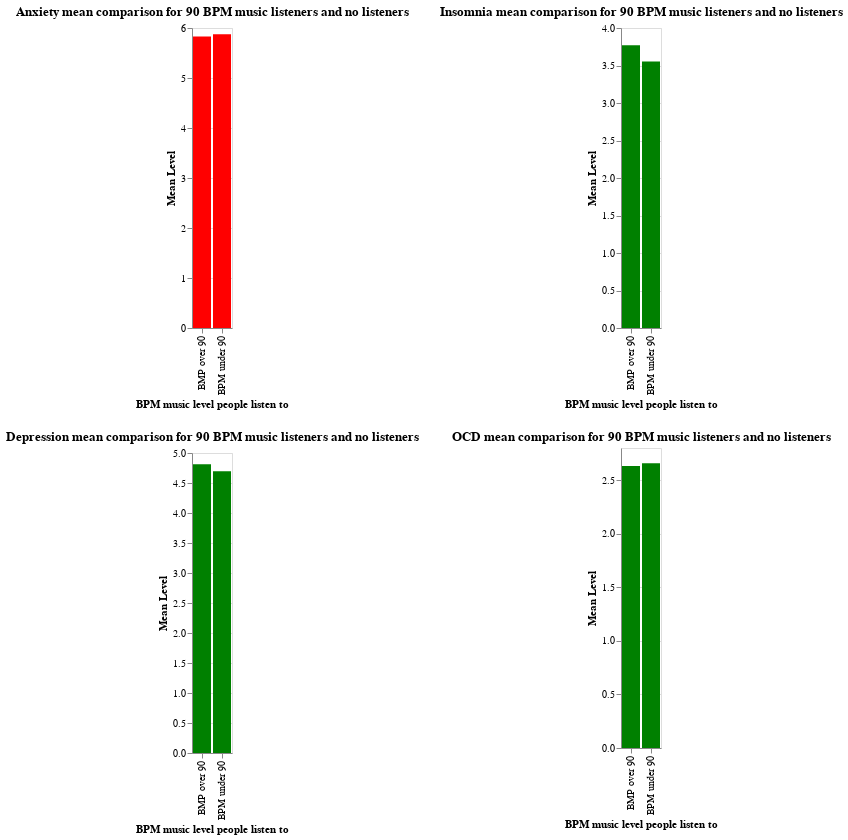

The cell this chart's notebook holds for it:
### Code cell
'''
From 1 to 10 on the allowed scale to rate pathologies levels, a
mean score over 5 is considered as a critical level. Regarding
the below chart, the anxiety mean is the only one above 
that limit for both cathegories (people listening to music over
90 BPM and under).

Red bars = Means over the limit of 5
Green bars = Means under the limit of 5

These results aims to the fact anxiety, depression, insomnia
and OCD are not related to the BPM of the music people listen 
to. Both variables has similar means in every pathology case
and are below the limit with exception of anxiety.
'''

# Bar chart to compare means of people listening to music above 90 BPM and under 90 BPM by anxiety pathology
meansAnxiety = calculateMeanPerListenersOverAndUnderNinetyBPM(dataset=dataset, pathologyName="Anxiety")

# Bar chart to compare means of people listening to music above 90 BPM and under 90 BPM by depression pathology
meansDepression = calculateMeanPerListenersOverAndUnderNinetyBPM(dataset=dataset, pathologyName="Depression")

# Bar chart to compare means of people listening to music above 90 BPM and under 90 BPM by insomnia pathology
meansInsomnia = calculateMeanPerListenersOverAndUnderNinetyBPM(dataset=dataset, pathologyName="Insomnia")

# Bar chart to compare means of people listening to music above 90 BPM and under 90 BPM by ocd pathology
meansOCD = calculateMeanPerListenersOverAndUnderNinetyBPM(dataset=dataset, pathologyName="OCD")

# Concatenate bar charts
meansAnxiety & meansDepression | meansInsomnia & meansOCD

### Figure 1 — Vega-Lite specification as saved in the notebook (floating-point values rounded to 4 significant figures)
{"config": {"view": {"continuousWidth": 300, "continuousHeight": 300}}, "hconcat": [{"vconcat": [{"data": {"name": "data-5a49814cffa56360075da34a282689c5"}, "mark": {"type": "bar"}, "encoding": {"color": {"condition": {"test": "(datum['Means'] < 5)", "value": "green"}, "value": "red"}, "x": {"field": "BPM level", "title": "BPM music level people listen to", "type": "nominal"}, "y": {"field": "Means", "title": "Mean Level", "type": "quantitative"}}, "title": "Anxiety mean comparison for 90 BPM music listeners and no listeners"}, {"data": {"name": "data-d083a70a5bd12ae02a3f038202deaf0b"}, "mark": {"type": "bar"}, "encoding": {"color": {"condition": {"test": "(datum['Means'] < 5)", "value": "green"}, "value": "red"}, "x": {"field": "BPM level", "title": "BPM music level people listen to", "type": "nominal"}, "y": {"field": "Means", "title": "Mean Level", "type": "quantitative"}}, "title": "Depression mean comparison for 90 BPM music listeners and no listeners"}]}, {"vconcat": [{"data": {"name": "data-82a72d8e054106d028c08c412a74a964"}, "mark": {"type": "bar"}, "encoding": {"color": {"condition": {"test": "(datum['Means'] < 5)", "value": "green"}, "value": "red"}, "x": {"field": "BPM level", "title": "BPM music level people listen to", "type": "nominal"}, "y": {"field": "Means", "title": "Mean Level", "type": "quantitative"}}, "title": "Insomnia mean comparison for 90 BPM music listeners and no listeners"}, {"data": {"name": "data-d0bf060f86d43bc8f604e600d697d3f7"}, "mark": {"type": "bar"}, "encoding": {"color": {"condition": {"test": "(datum['Means'] < 5)", "value": "green"}, "value": "red"}, "x": {"field": "BPM level", "title": "BPM music level people listen to", "type": "nominal"}, "y": {"field": "Means", "title": "Mean Level", "type": "quantitative"}}, "title": "OCD mean comparison for 90 BPM music listeners and no listeners"}]}], "$schema": "https://vega.github.io/schema/vega-lite/v5.15.1.json", "datasets": {"data-5a49814cffa56360075da34a282689c5": [{"BPM level": "BMP over 90", "Means": 5.83}, {"BPM level": "BPM under 90", "Means": 5.876}], "data-d083a70a5bd12ae02a3f038202deaf0b": [{"BPM level": "BMP over 90", "Means": 4.811}, {"BPM level": "BPM under 90", "Means": 4.695}], "data-82a72d8e054106d028c08c412a74a964": [{"BPM level": "BMP over 90", "Means": 3.769}, {"BPM level": "BPM under 90", "Means": 3.552}], "data-d0bf060f86d43bc8f604e600d697d3f7": [{"BPM level": "BMP over 90", "Means": 2.632}, {"BPM level": "BPM under 90", "Means": 2.657}]}}
